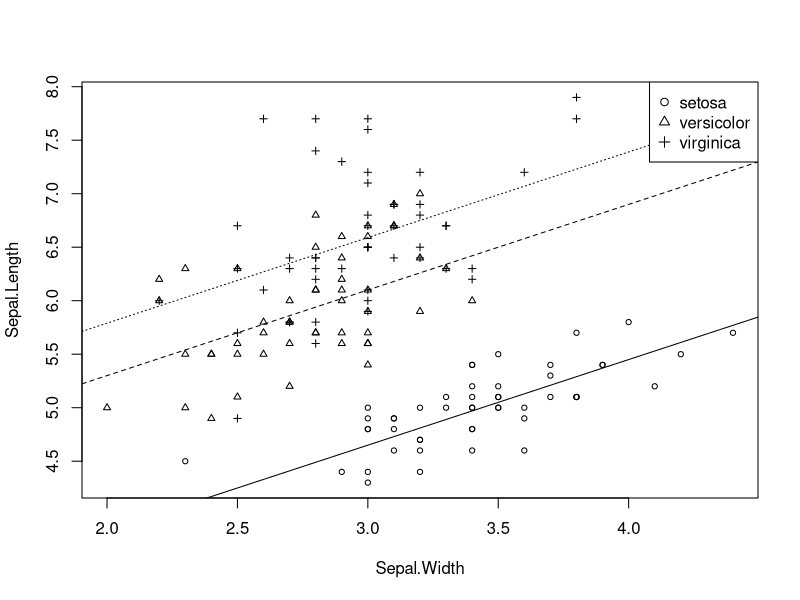
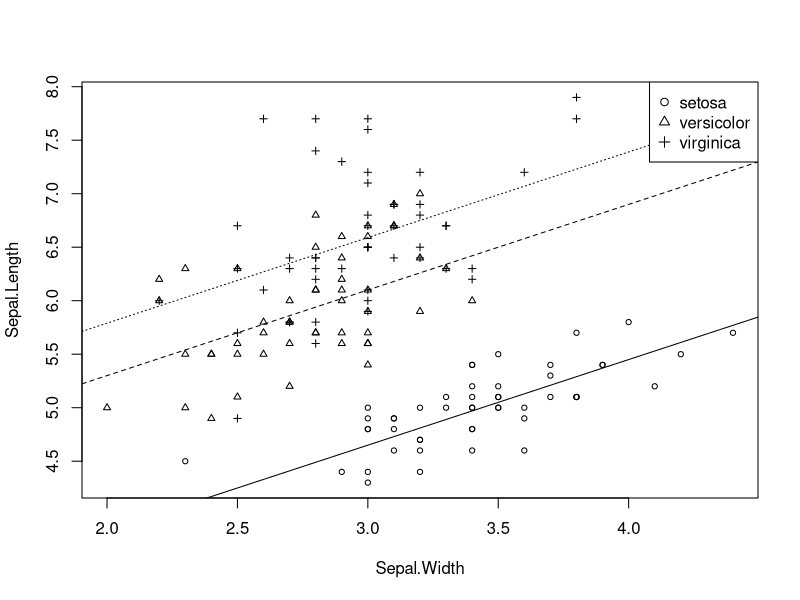
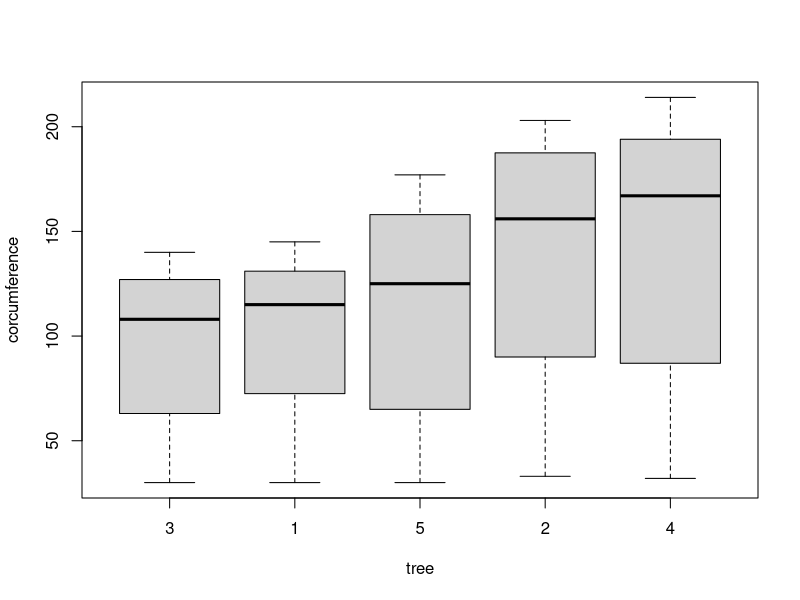
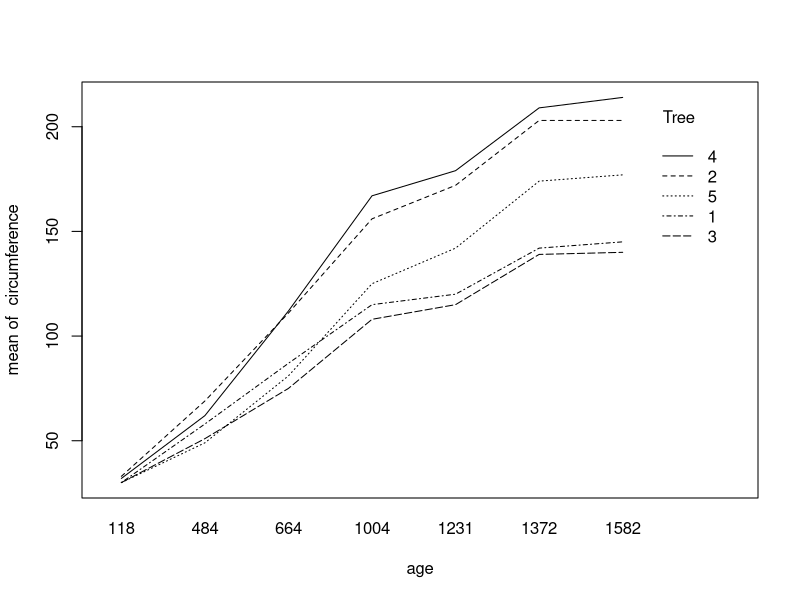

These figures' R source, in order: (Note: this script raises an error after producing the figures.)
(m<-lm(Sepal.Length ~ Sepal.Width + Petal.Length + Petal.Width, data=iris)) 

summary(m) 

(m<-lm(Sepal.Length ~ ., data=iris)) 
summary(m) 


model.matrix(m)[c(1, 51, 101), ]



anova(m) 


with(iris, plot(Sepal.Width, Sepal.Length, 
                cex=.7,
                pch=as.numeric(Species)))
as.numeric(iris$Species) 


m<-lm(Sepal.Length ~ Sepal.Width + Species, data=iris) 
coef(m)



abline(2.25, 0.80, lty=1) 
abline(2.25+1.45,0.80,lty=2)
abline(2.25+1.94,0.80,lty=3)

legend("topright", levels(iris$Species), pch=1:3, bg="white")
levels(iris$Species)


with(iris, plot(Sepal.Width, Sepal.Length, 
                cex=.7,
                pch=as.numeric(Species)))

coef(m)
abline(2.25, 0.80, lty=1) 
abline(2.25 + 1.45, 0.80, lty=2) 
abline(2.25 + 1.94, 0.80, lty=3) 
legend("topright", levels(iris$Species), pch=1:3, bg="white")


x<-1:1000
y<-x^2 + 3 * x + 5 + rnorm(1000) 
lm(y ~ I(x^2) + x) 


lm(y ~ x^2) 


x1 <- 1:1000 
x2 <- 3 * x1 
y <- 3 * (x1 + x2) + rnorm(1000) 
lm(y ~ I(x1 + x2)) 



lm(y ~ x1 + x2) 

x<-101:200
y<-exp(3 * x + rnorm(100))
lm(log(y) ~ x)


x<-101:200
y<-log(x) + rnorm(100)
lm(y ~ log(x))



data(Orange)
Orange

with(Orange,
     plot(Tree, circumference, xlab="tree", ylab="corcumference"))

with(Orange, interaction.plot(age, Tree, circumference))


m<-lm(circumference ~ fTree * age, data=Orange)
anova(m)


head(model.matrix(m))


mm<-model.matrix(m)
mm[,grep("age",colnames(mm))]
